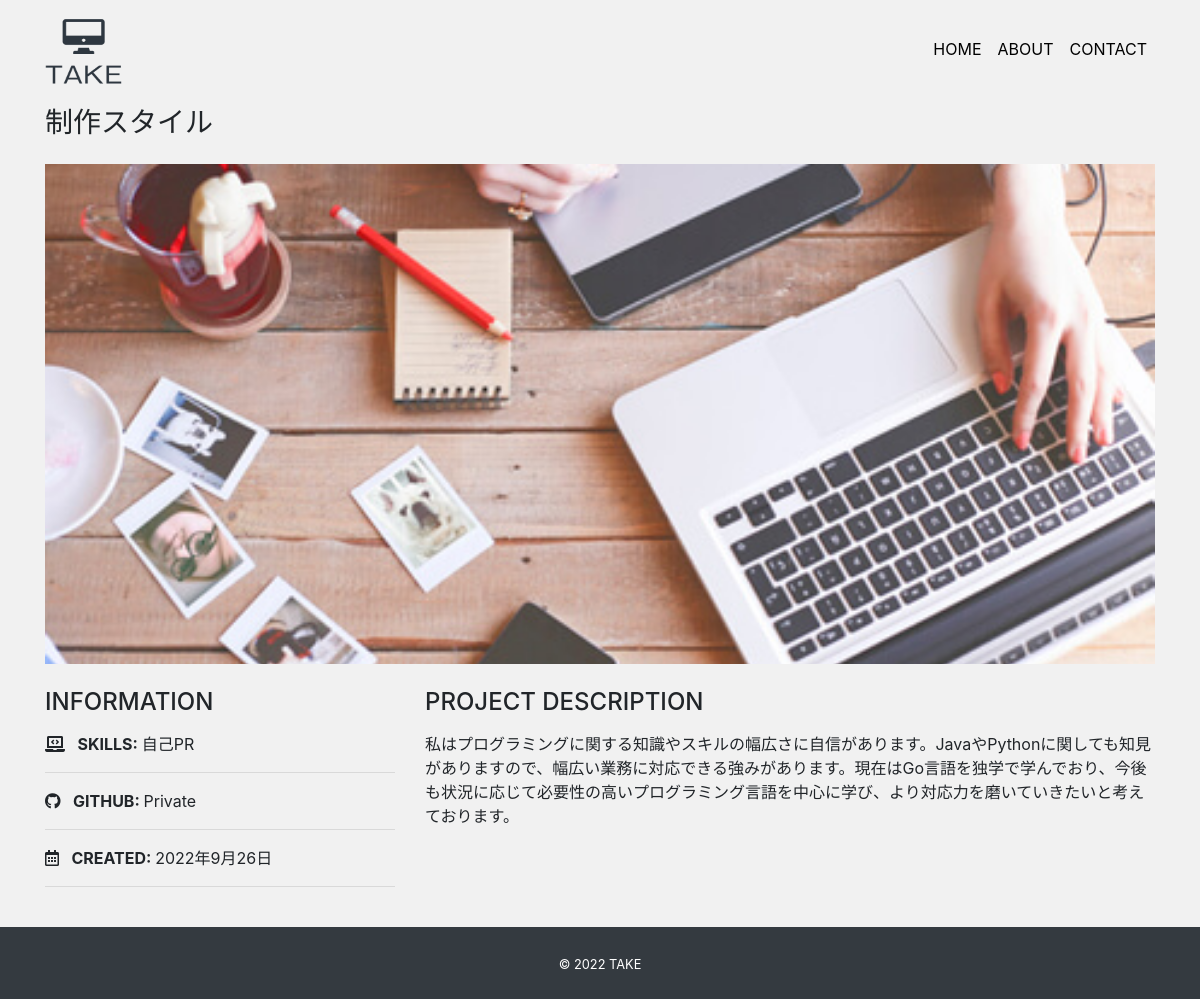
The app's page /detail/2 with its own data.
### mysite/models.py (models this page shows, shortened)
class Work(models.Model):
    title = models.CharField('タイトル', max_length=100)
    image = models.ImageField(upload_to="images", verbose_name='イメージ画像')
    thumbnail = models.ImageField(
        upload_to="images", verbose_name='サムネイル', null='True', blank='True')
    skill = models.CharField('スキル', max_length=100)
    url = models.CharField('URL', max_length=100, null='True', blank='True')
    created = models.DateField('作成日')
    description = models.TextField('説明')

### mysite/views.py (the view)
# urls.py: path('detail/<int:pk>', views.DetailView.as_view(), name='detail'),
class DetailView(View):
    def get(self, request, *args, **kwargs):
        work_data = Work.objects.get(id=self.kwargs['pk'])
        return render(request, 'mysite/detail.html', {
            'work_data': work_data
        })

### mysite/templates/mysite/detail.html
{% extends 'mysite/base.html' %}
{% block content %}
<h3 class="mb-4">{{ work_data.title }}</h3>
<div class="card top mb-4">
    <img src="{{ work_data.image.url }}" alt="">
</div>
<div class="row">
    <div class="col-sm-4 mb-4">
        <h4 class="mb-3">INFORMATION</h4>
        <p>
            <i class="fas fa-laptop-code mr-2"></i>
            <span class="font-weight-bolder">SKILLS: </span>
            {{ work_data.skill}}
        </p>
        <hr>
        <p>
            <i class="fab fa-github mr-2"></i>
            <span class="font-weight-bolder">GITHUB: </span>
            {% if work_data.url %}
            <a href="{{ work_data.url }}" target="_blank" class="link-color">Link</a>
            {% else %}
            Private
            {% endif %}
        </p>
        <hr>
        <p>
            <i class="far fa-calendar-alt mr-2"></i>
            <span class="font-weight-bolder">CREATED: </span>
            {{ work_data.created }}
        </p>
        <hr>
    </div>
    <div class="col-sm-8 mb-5">
        <h4 class="mb-3">PROJECT DESCRIPTION</h4>
        <p>{{ work_data.description|linebreaksbr }}</p>
    </div>
</div>
{% endblock %}

### mysite/static/css/style.css (style rules this page uses)
* { margin: 0; padding: 0; box-sizing: border-box; }
body { background: #f1f1f1; display: flex; flex-flow: column; min-height: 100vh; }
.top img { object-fit: cover; height: 500px; }
.card { border: none; }

### records on screen
Work: title "制作スタイル", image (picture), skill "自己PR", created "2022年9月26日", description "私はプログラミングに関する知識やスキルの幅広さに自信があります。JavaやPythonに関しても知見がありますので、幅広い業務に対応できる強みがあります。現在はGo言語を独学で学んでおり、今後も状況に応じて必要性の高いプログラミング言語を中心に学び、より対応力を磨いていきたいと考えております。"
